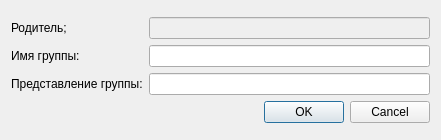
<?xml version="1.0" encoding="UTF-8"?>
<ui version="4.0">
 <class>GroupDialog</class>
 <widget class="QDialog" name="GroupDialog">
  <property name="geometry">
   <rect>
    <x>0</x>
    <y>0</y>
    <width>441</width>
    <height>140</height>
   </rect>
  </property>
  <property name="minimumSize">
   <size>
    <width>441</width>
    <height>140</height>
   </size>
  </property>
  <property name="maximumSize">
   <size>
    <width>441</width>
    <height>140</height>
   </size>
  </property>
  <property name="windowTitle">
   <string>Dialog</string>
  </property>
  <layout class="QGridLayout" name="gridLayout_2">
   <item row="0" column="0">
    <layout class="QVBoxLayout" name="verticalLayout">
     <item>
      <layout class="QGridLayout" name="gridLayout">
       <item row="1" column="0">
        <widget class="QLabel" name="label_2">
         <property name="text">
          <string>Имя группы:</string>
         </property>
        </widget>
       </item>
       <item row="0" column="1">
        <widget class="QLineEdit" name="txtParent">
         <property name="enabled">
          <bool>false</bool>
         </property>
        </widget>
       </item>
       <item row="0" column="0">
        <widget class="QLabel" name="label">
         <property name="text">
          <string>Родитель;</string>
         </property>
        </widget>
       </item>
       <item row="1" column="1">
        <widget class="QLineEdit" name="txtNameGroup"/>
       </item>
       <item row="2" column="0">
        <widget class="QLabel" name="label_3">
         <property name="text">
          <string>Представление группы:</string>
         </property>
        </widget>
       </item>
       <item row="2" column="1">
        <widget class="QLineEdit" name="txtPresentationGroup"/>
       </item>
      </layout>
     </item>
     <item>
      <widget class="QDialogButtonBox" name="buttonBox">
       <property name="orientation">
        <enum>Qt::Horizontal</enum>
       </property>
       <property name="standardButtons">
        <set>QDialogButtonBox::Cancel|QDialogButtonBox::Ok</set>
       </property>
      </widget>
     </item>
    </layout>
   </item>
  </layout>
 </widget>
 <resources/>
 <connections>
  <connection>
   <sender>buttonBox</sender>
   <signal>accepted()</signal>
   <receiver>GroupDialog</receiver>
   <slot>accept()</slot>
   <hints>
    <hint type="sourcelabel">
     <x>248</x>
     <y>254</y>
    </hint>
    <hint type="destinationlabel">
     <x>157</x>
     <y>274</y>
    </hint>
   </hints>
  </connection>
  <connection>
   <sender>buttonBox</sender>
   <signal>rejected()</signal>
   <receiver>GroupDialog</receiver>
   <slot>reject()</slot>
   <hints>
    <hint type="sourcelabel">
     <x>316</x>
     <y>260</y>
    </hint>
    <hint type="destinationlabel">
     <x>286</x>
     <y>274</y>
    </hint>
   </hints>
  </connection>
 </connections>
</ui>
